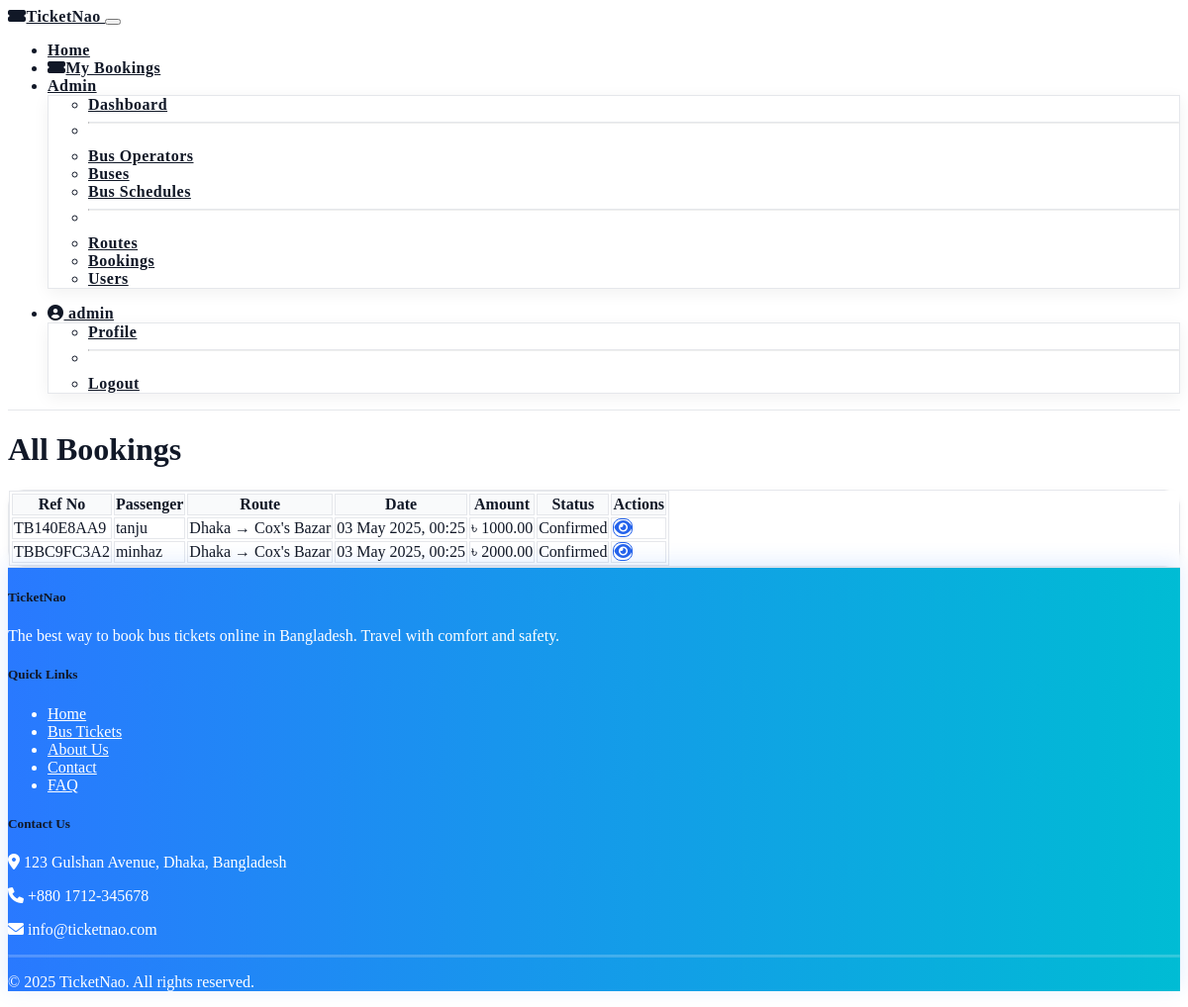
/admin-panel/bookings/ (signed in), run on the app's committed database.
### main/models.py (models this page shows, shortened)
class Booking(models.Model):
    STATUS_CHOICES = (
        ('pending', 'Pending'),
        ('confirmed', 'Confirmed'),
        ('cancelled', 'Cancelled'),
    )
    user = models.ForeignKey(User, on_delete=models.CASCADE, related_name='bookings')
    schedule = models.ForeignKey(Schedule, on_delete=models.CASCADE, related_name='bookings')
    booking_reference = models.CharField(max_length=10, unique=True)
    booking_date = models.DateTimeField(auto_now_add=True)
    passenger_name = models.CharField(max_length=100)
    passenger_email = models.EmailField()
    passenger_phone = models.CharField(max_length=20)
    total_amount = models.DecimalField(max_digits=10, decimal_places=2)
    status = models.CharField(max_length=10, choices=STATUS_CHOICES, default='pending')
    created_at = models.DateTimeField(auto_now_add=True)
    updated_at = models.DateTimeField(auto_now=True)

class Schedule(models.Model):
    route = models.ForeignKey(Route, on_delete=models.CASCADE, related_name='schedules')
    bus = models.ForeignKey(Bus, on_delete=models.CASCADE, related_name='schedules')
    departure_time = models.DateTimeField()
    arrival_time = models.DateTimeField()
    fare = models.DecimalField(max_digits=8, decimal_places=2)
    is_active = models.BooleanField(default=True)
    created_at = models.DateTimeField(auto_now_add=True)
    updated_at = models.DateTimeField(auto_now=True)

class Route(models.Model):
    source = models.CharField(max_length=100)
    destination = models.CharField(max_length=100)
    distance_km = models.DecimalField(max_digits=6, decimal_places=2, blank=True, null=True)
    estimated_duration_minutes = models.IntegerField(blank=True, null=True)
    created_at = models.DateTimeField(auto_now_add=True)
    updated_at = models.DateTimeField(auto_now=True)
    class Meta:
        unique_together = ('source', 'destination')
    def __str__(self):
        return f"{self.source} → {self.destination}"

### admin_panel/views.py (the view)
# urls.py: path('bookings/', views.bookings, name='bookings'),
@login_required
@user_passes_test(is_admin)
def bookings(request):
    bookings_list = Booking.objects.all().select_related('user', 'schedule', 'schedule__route', 'schedule__bus').order_by('-booking_date')
    context = {
        'bookings': bookings_list,
    }
    return render(request, 'admin/bookings.html', context)

### admin_panel/views.py (called while the page is built)
def is_admin(user):
    return user.is_authenticated and user.is_superuser

### templates/admin/bookings.html (shortened to what this page needs)
{% extends 'base.html' %}
{% load static %}
{% block content %}
<div class="container py-4">
    <div class="d-flex justify-content-between align-items-center mb-4">
        <h1 class="mb-0">All Bookings</h1>
    </div>
    <div class="card">
        <div class="card-body">
            <div class="table-responsive">
                <table class="table table-striped table-hover datatable" id="bookings-table">
                    <thead class="table-dark">
                        <tr>
                            <th>Ref No</th>
                            <th>Passenger</th>
                            <th>Route</th>
                            <th>Date</th>
                            <th>Amount</th>
                            <th>Status</th>
                            <th>Actions</th>
                        </tr>
                    </thead>
                    <tbody>
                        {% for booking in bookings %}
                        <tr>
                            <td>{{ booking.booking_reference }}</td>
                            <td>{{ booking.passenger_name }}</td>
                            <td>{{ booking.schedule.route }}</td>
                            <td>{{ booking.schedule.departure_time|date:"d M Y, H:i" }}</td>
                            <td>৳ {{ booking.total_amount }}</td>
                            <td>
                                {% if booking.status == 'confirmed' %}
                                <span class="badge bg-success">Confirmed</span>
                                {% elif booking.status == 'pending' %}
                                <span class="badge bg-warning">Pending</span>
                                {% else %}
                                <span class="badge bg-danger">Cancelled</span>
                                {% endif %}
                            </td>
                            <td>
                                <div class="btn-group btn-group-sm" role="group">
                                    <a href="{% url 'admin_panel:booking_detail' booking.id %}" class="btn btn-info" title="View">
                                        <i class="fas fa-eye"></i>
                                    </a>
                                </div>
                            </td>
                        </tr>
                        {% empty %}
                        <tr>
                            <td colspan="7" class="text-center">No bookings found.</td>
                        </tr>
                        {% endfor %}
                    </tbody>
                </table>
            </div>
        </div>
    </div>
</div>
{% endblock %}

### templates/base.html (shortened to what this page needs)
<!DOCTYPE html>
{% load static %}
<html lang="en" data-bs-theme="dark">
<head>
    <link rel="stylesheet" href="https://cdn.replit.com/agent/bootstrap-agent-dark-theme.min.css">
    <link rel="stylesheet" href="https://cdnjs.cloudflare.com/ajax/libs/font-awesome/6.0.0/css/all.min.css">
    <link rel="stylesheet" href="https://cdn.jsdelivr.net/npm/simple-datatables@latest/dist/style.css">
    <link rel="stylesheet" href="{% static 'css/style.css' %}">
</head>
<body>
    <header>
        <nav class="navbar navbar-expand-lg navbar-vibrant">
            <div class="container">
                <a class="navbar-brand" href="{% url 'main:index' %}">
                    <i class="fas fa-ticket-alt me-2"></i>TicketNao
                </a>
                <button class="navbar-toggler" type="button" data-bs-toggle="collapse" data-bs-target="#navbarNav" aria-controls="navbarNav" aria-expanded="false" aria-label="Toggle navigation">
                </button>
                <div class="collapse navbar-collapse" id="navbarNav">
                    <ul class="navbar-nav me-auto">
                        <li class="nav-item">
                            <a class="nav-link {% if request.resolver_match.url_name == 'index' %}active{% endif %}" href="{% url 'main:index' %}">Home</a>
                        </li>
                        {% if user.is_authenticated %}
                        <li class="nav-item">
                            <a class="nav-link {% if request.resolver_match.url_name == 'my_bookings' %}active{% endif %}" href="{% url 'main:my_bookings' %}">
                                <i class="fas fa-ticket-alt me-2"></i>My Bookings
                            </a>
                        </li>
                        {% endif %}
                        {% if user.is_authenticated and user.is_superuser %}
                        <li class="nav-item dropdown">
                            <a class="nav-link dropdown-toggle" href="#" id="navbarDropdown" role="button" data-bs-toggle="dropdown" aria-expanded="false">
                                Admin
                            </a>
                            <ul class="dropdown-menu" aria-labelledby="navbarDropdown">
                                <li><a class="dropdown-item" href="{% url 'admin_panel:dashboard' %}">Dashboard</a></li>
                                <li><hr class="dropdown-divider"></li>
                                <li><a class="dropdown-item" href="{% url 'admin_panel:operators' %}">Bus Operators</a></li>
                                <li><a class="dropdown-item" href="{% url 'admin_panel:buses' %}">Buses</a></li>
                                <li><a class="dropdown-item" href="{% url 'admin_panel:schedules' %}">Bus Schedules</a></li>
                                <li><hr class="dropdown-divider"></li>
                                <li><a class="dropdown-item" href="{% url 'admin_panel:routes' %}">Routes</a></li>
                                <li><a class="dropdown-item" href="{% url 'admin_panel:bookings' %}">Bookings</a></li>
                                <li><a class="dropdown-item" href="{% url 'admin_panel:users' %}">Users</a></li>
                            </ul>
                        </li>
                        {% endif %}
                    </ul>
                    <ul class="navbar-nav">
                        {% if user.is_authenticated %}
                        <li class="nav-item dropdown">
                            <a class="nav-link dropdown-toggle" href="#" id="userDropdown" role="button" data-bs-toggle="dropdown" aria-expanded="false">
                                <i class="fas fa-user-circle me-1"></i> {{ user.username }}
                            </a>
                            <ul class="dropdown-menu dropdown-menu-end" aria-labelledby="userDropdown">
                                <li><a class="dropdown-item" href="{% url 'auth:profile' %}">Profile</a></li>
                                <li><hr class="dropdown-divider"></li>
                                <li><a class="dropdown-item" href="{% url 'auth:logout' %}">Logout</a></li>
                            </ul>
                        </li>
                        {% endif %}
                    </ul>
                </div>
            </div>
        </nav>
    </header>
    <main>
        {% block content %}{% endblock %}
    </main>
    <footer class="bg-dark text-light py-4 mt-5">
        <div class="container">
            <div class="row">
                <div class="col-lg-4 mb-3">
                    <h5 class="mb-3">TicketNao</h5>
                    <p>The best way to book bus tickets online in Bangladesh. Travel with comfort and safety.</p>
                </div>
                <div class="col-lg-4 mb-3">
                    <h5 class="mb-3">Quick Links</h5>
                    <ul class="list-unstyled">
                        <li><a href="{% url 'main:index' %}" class="text-decoration-none text-light">Home</a></li>
                        <li><a href="{% url 'main:index' %}" class="text-decoration-none text-light">Bus Tickets</a></li>
                        <li><a href="#" class="text-decoration-none text-light">About Us</a></li>
                        <li><a href="#" class="text-decoration-none text-light">Contact</a></li>
                        <li><a href="#" class="text-decoration-none text-light">FAQ</a></li>
                    </ul>
                </div>
                <div class="col-lg-4 mb-3">
                    <h5 class="mb-3">Contact Us</h5>
                    <p><i class="fas fa-map-marker-alt me-2"></i> 123 Gulshan Avenue, Dhaka, Bangladesh</p>
                    <p><i class="fas fa-phone me-2"></i> +880 1712-345678</p>
                    <p><i class="fas fa-envelope me-2"></i> info@ticketnao.com</p>
                </div>
            </div>
            <hr class="my-3">
            <div class="text-center">
                <p class="mb-0">&copy; {% now "Y" %} TicketNao. All rights reserved.</p>
            </div>
        </div>
    </footer>
</body>
</html>

### static/css/style.css (style rules this page uses)
:root { --primary-color: #6366f1; --secondary-color: #64748B; --success-color: #22C55E; --danger-color: #EF4444; --warning-color: #FACC15; --info-color: #0EA5E9; --dark-color: #fff; --light-color: #111827; --border-color: #e5e7eb; --body-bg: #fff; --card-bg: #fff; }
body { background: var(--body-bg); color: var(--light-color); }
nav.navbar, .navbar, .navbar-vibrant, #navbar, header nav.navbar, header .navbar, header .navbar-vibrant { background: #fff !important; background-image: none !important; box-shadow: none !important; border-bottom: 1px solid #e5e7eb !important; }
.navbar, .navbar * { color: #111827 !important; }
.navbar .navbar-brand, .navbar .nav-link, .navbar .dropdown-item, .navbar .navbar-brand i, .navbar .nav-link i, .navbar .dropdown-item i { color: #111827 !important; }
footer.bg-dark { background: #fff !important; color: var(--light-color) !important; box-shadow: none; border-top: 1px solid var(--border-color); }
footer .text-light, footer a.text-light { color: var(--light-color) !important; }
footer hr { border-top: 1px solid var(--border-color); opacity: 1; }
.hero-section, .feature-card, .operator-card, .booking-summary, .admin-table-container, .form-container, .ticket, .card { background-color: #fff !important; border-radius: 16px; box-shadow: 0 2px 8px rgba(0,0,0,0.04); border: 1px solid var(--border-color) !important; }
.card, .feature-card, .operator-card, .booking-summary, .admin-table-container, .form-container, .ticket { border: 1px solid var(--border-color) !important; background: var(--card-bg) !important; }
hr { border-top: 1px solid var(--border-color); }
.navbar { background: linear-gradient(90deg, #ff6f61 0%, #ffb86c 100%) !important; box-shadow: 0 4px 20px rgba(255, 111, 97, 0.2); }
.navbar .navbar-brand, .navbar .nav-link, .navbar .dropdown-item { color: #fff !important; font-weight: 600; letter-spacing: 0.5px; transition: color 0.2s; }
footer.bg-dark { background: linear-gradient(90deg, #2979ff 0%, #00bcd4 100%) !important; color: #fff !important; box-shadow: 0 -4px 20px rgba(41, 121, 255, 0.15); }
footer .text-light, footer a.text-light { color: #fff !important; }
footer hr { border-top: 2px solid #fff; opacity: 0.2; }
.navbar-vibrant { background: linear-gradient(90deg, #ff6f61 0%, #ffb86c 100%) !important; box-shadow: 0 4px 20px rgba(255, 111, 97, 0.2); }
.navbar-vibrant .navbar-brand, .navbar-vibrant .nav-link, .navbar-vibrant .dropdown-item { color: #fff !important; font-weight: 600; letter-spacing: 0.5px; transition: color 0.2s; }
.navbar-vibrant .navbar-brand, .navbar-vibrant .nav-link, .navbar-vibrant .dropdown-item, .navbar-vibrant .navbar-brand i, .navbar-vibrant .nav-link i, .navbar-vibrant .dropdown-item i { color: #111827 !important; }
.navbar .dropdown-menu { background: #fff !important; color: #111827 !important; border: 1px solid #e5e7eb !important; box-shadow: 0 4px 16px rgba(0,0,0,0.06); }
.navbar .dropdown-menu .dropdown-item { color: #111827 !important; }
.form-container, .card, .profile-section, .account-section, .booking-summary, .admin-table-container, .form-container *, .card *, .profile-section *, .account-section *, .booking-summary *, .admin-table-container * { color: #111827 !important; }
label, .form-label, h1, h2, h3, h4, h5, h6 { color: #111827 !important; }
.admin-table-container table, .admin-table-container th, .admin-table-container td, .dashboard-card table, .dashboard-card th, .dashboard-card td, .card table, .card th, .card td { background: #fff !important; color: #111827 !important; border: 1px solid #e5e7eb !important; }
.admin-table-container th, .dashboard-card th, .card th { font-weight: 700; background: #f9fafb !important; color: #111827 !important; }
.card, .card-body, .card-header, .list-group, .list-group-item { background: #fff !important; color: #111827 !important; border-color: #e5e7eb !important; }
.btn-info, .btn-group .btn-info { background: #fff !important; color: #2563eb !important; border: 1.5px solid #2563eb !important; font-weight: 600; box-shadow: none !important; border-radius: 8px !important; transition: background 0.2s, border-color 0.2s; }
.btn-info i, .btn-group .btn-info i { color: #2563eb !important; }

### data on the page
Booking: booking_reference "TB140E8AA9", passenger_name "tanju", schedule.route "Dhaka → Cox's Bazar", schedule.departure_time "03 May 2025, 00:25", total_amount "1000.00", status "Confirmed"
Booking: booking_reference "TBBC9FC3A2", passenger_name "minhaz", schedule.route "Dhaka → Cox's Bazar", schedule.departure_time "03 May 2025, 00:25", total_amount "2000.00", status "Confirmed"

### other printed values
{{ user.username }} "admin"
